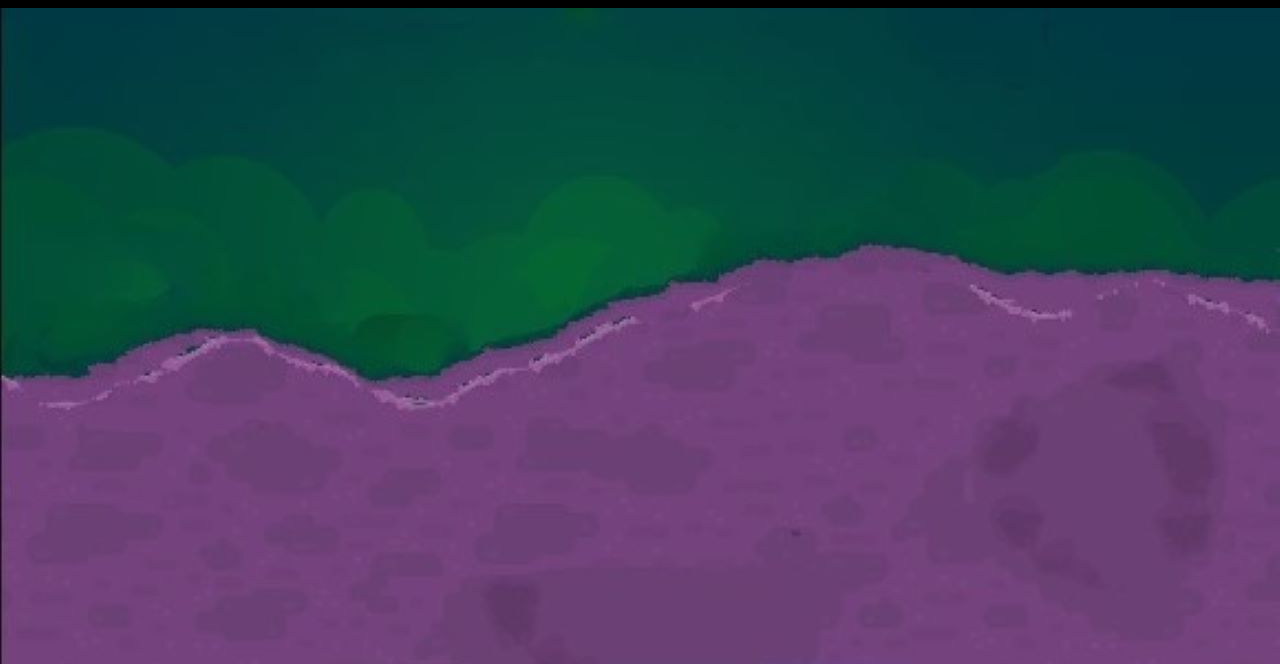

Below is a game level as drawn by its tile map, then a one-line description and the .tmx that defines it (tile-layer data replaced by summaries):
An orthogonal 160x83 tile map with 8x8 px tiles, 1 tile layer (Tile Layer 1) and 627 objects.

<map version="1.9" tiledversion="1.9.2" orientation="orthogonal" renderorder="right-down" width="160" height="83" tilewidth="8" tileheight="8" infinite="0" nextlayerid="3" nextobjectid="896">
 <tileset firstgid="1" name="Ground" tilewidth="8" tileheight="8" tilecount="13120" columns="160">
  <image source="Ground.jpg" width="1280" height="663" />
 </tileset>
 <layer id="1" name="Tile Layer 1" width="160" height="83">
  <data>[13280 cells, 13120 non-empty, 13120 distinct tile ids]</data>
 </layer>
 <objectgroup id="2" name="ground">
  <object id="125" x="88.3505" y="365.649" width="1.04159" height="11.4574" />
  <object id="126" x="89.9129" y="365.85" width="1.04159" height="11.4574" />
  <object id="127" x="91.3637" y="365.798" width="1.04159" height="11.4574" />
  <object id="128" x="92.9261" y="365.798" width="1.04159" height="11.4574" />
  <object id="129" x="94.4711" y="364.382" width="1.00496" height="11.0545" />
  <object id="130" x="95.9785" y="364.382" width="1.00496" height="11.0545" />
  <object id="131" x="97.1381" y="363.532" width="1.04159" height="11.4574" />
  <object id="132" x="98.7005" y="363.733" width="1.04159" height="11.4574" />
  <object id="133" x="100.151" y="363.681" width="1.04159" height="11.4574" />
  <object id="134" x="101.714" y="363.681" width="1.04159" height="11.4574" />
  <object id="135" x="103.259" y="363.355" width="1.00496" height="11.0545" />
  <object id="136" x="104.766" y="363.355" width="1.00496" height="11.0545" />
  <object id="137" x="2.01704" y="379.185" width="1.03072" height="11.3378" />
  <object id="138" x="3.56314" y="379.384" width="1.03072" height="11.3378" />
  <object id="139" x="4.99879" y="379.332" width="1.03072" height="11.3378" />
  <object id="140" x="6.54489" y="379.332" width="1.03072" height="11.3378" />
  <object id="141" x="8.07376" y="377.931" width="0.994471" height="10.9391" />
  <object id="142" x="9.56543" y="377.931" width="0.994471" height="10.9391" />
  <object id="143" x="10.7129" y="377.09" width="1.03072" height="11.3378" />
  <object id="144" x="12.259" y="377.289" width="1.03072" height="11.3378" />
  <object id="145" x="13.6944" y="377.237" width="1.03072" height="11.3378" />
  <object id="146" x="15.2411" y="377.237" width="1.03072" height="11.3378" />
  <object id="147" x="16.7699" y="376.915" width="0.994471" height="10.9391" />
  <object id="148" x="18.2612" y="376.915" width="0.994471" height="10.9391" />
  <object id="149" x="19.4716" y="378.772" width="1.04159" height="11.4574" />
  <object id="150" x="21.034" y="378.973" width="1.04159" height="11.4574" />
  <object id="151" x="22.4848" y="378.921" width="1.04159" height="11.4574" />
  <object id="152" x="24.0472" y="378.921" width="1.04159" height="11.4574" />
  <object id="153" x="25.5922" y="377.505" width="1.00496" height="11.0545" />
  <object id="154" x="27.0996" y="377.505" width="1.00496" height="11.0545" />
  <object id="155" x="28.2592" y="376.655" width="1.04159" height="11.4574" />
  <object id="156" x="29.8216" y="376.856" width="1.04159" height="11.4574" />
  <object id="157" x="31.2721" y="376.804" width="1.04159" height="11.4574" />
  <object id="158" x="32.8351" y="376.804" width="1.04159" height="11.4574" />
  <object id="159" x="34.3801" y="376.478" width="1.00496" height="11.0545" />
  <object id="160" x="35.8871" y="376.478" width="1.00496" height="11.0545" />
  <object id="161" x="37.4716" y="376.591" width="1.04159" height="11.4574" />
  <object id="162" x="39.034" y="376.792" width="1.04159" height="11.4574" />
  <object id="163" x="40.4848" y="376.74" width="1.04159" height="11.4574" />
  <object id="164" x="42.0472" y="376.74" width="1.04159" height="11.4574" />
  <object id="165" x="43.5922" y="376.778" width="1.00496" height="11.0545" />
  <object id="166" x="45.0996" y="376.778" width="1.00496" height="11.0545" />
  <object id="167" x="46.2592" y="375.928" width="1.04159" height="11.4574" />
  <object id="168" x="47.8216" y="376.129" width="1.04159" height="11.4574" />
  <object id="169" x="49.2721" y="376.077" width="1.04159" height="11.4574" />
  <object id="170" x="50.8351" y="376.077" width="1.04159" height="11.4574" />
  <object id="171" x="52.3801" y="375.751" width="1.00496" height="11.0545" />
  <object id="172" x="53.8871" y="375.751" width="1.00496" height="11.0545" />
  <object id="173" x="55.229" y="377.168" width="1.04159" height="11.4574" />
  <object id="174" x="56.7914" y="377.369" width="1.04159" height="11.4574" />
  <object id="175" x="58.2419" y="377.317" width="1.04159" height="11.4574" />
  <object id="176" x="59.8049" y="377.317" width="1.04159" height="11.4574" />
  <object id="177" x="61.3499" y="376.991" width="1.00496" height="11.0545" />
  <object id="178" x="62.8569" y="376.991" width="1.00496" height="11.0545" />
  <object id="179" x="64.4414" y="377.104" width="1.04159" height="11.4574" />
  <object id="180" x="66.0038" y="377.305" width="1.04159" height="11.4574" />
  <object id="181" x="67.4546" y="377.253" width="1.04159" height="11.4574" />
  <object id="182" x="69.017" y="377.253" width="1.04159" height="11.4574" />
  <object id="183" x="70.562" y="377.291" width="1.00496" height="11.0545" />
  <object id="184" x="72.0694" y="377.291" width="1.00496" height="11.0545" />
  <object id="185" x="73.229" y="376.441" width="1.04159" height="11.4574" />
  <object id="186" x="74.7914" y="376.642" width="1.04159" height="11.4574" />
  <object id="187" x="76.2419" y="376.59" width="1.04159" height="11.4574" />
  <object id="188" x="77.8049" y="376.59" width="1.04159" height="11.4574" />
  <object id="189" x="79.3499" y="376.264" width="1.00496" height="11.0545" />
  <object id="190" x="80.8569" y="376.264" width="1.00496" height="11.0545" />
  <object id="191" x="82.229" y="376.259" width="1.04159" height="11.4574" />
  <object id="192" x="83.7914" y="376.46" width="1.04159" height="11.4574" />
  <object id="193" x="85.2419" y="376.408" width="1.04159" height="11.4574" />
  <object id="194" x="86.8049" y="376.408" width="1.04159" height="11.4574" />
  <object id="195" x="88.3499" y="376.082" width="1.00496" height="11.0545" />
  <object id="196" x="89.8569" y="376.082" width="1.00496" height="11.0545" />
  <object id="197" x="106.956" y="363.651" width="1.04159" height="11.4574" />
  <object id="198" x="108.519" y="363.852" width="1.04159" height="11.4574" />
  <object id="199" x="109.97" y="363.8" width="1.04159" height="11.4574" />
  <object id="200" x="111.532" y="363.8" width="1.04159" height="11.4574" />
  <object id="201" x="113.077" y="362.384" width="1.00496" height="11.0545" />
  <object id="202" x="114.584" y="362.384" width="1.00496" height="11.0545" />
  <object id="203" x="115.744" y="361.534" width="1.04159" height="11.4574" />
  <object id="204" x="116.211" y="358.186" width="1.36428" height="15.007" />
  <object id="205" x="118.111" y="358.117" width="1.36428" height="15.007" />
  <object id="206" x="120.158" y="358.117" width="1.36428" height="15.007" />
  <object id="207" x="121.917" y="355.357" width="1.52842" height="16.8126" />
  <object id="208" x="124.209" y="355.357" width="1.52842" height="16.8126" />
  <object id="209" x="126.276" y="353.984" width="1.04159" height="11.4574" />
  <object id="210" x="127.839" y="354.185" width="1.04159" height="11.4574" />
  <object id="211" x="129.29" y="354.133" width="1.04159" height="11.4574" />
  </objectgroup>
</map>
<!-- 540 of 627 objects omitted -->
